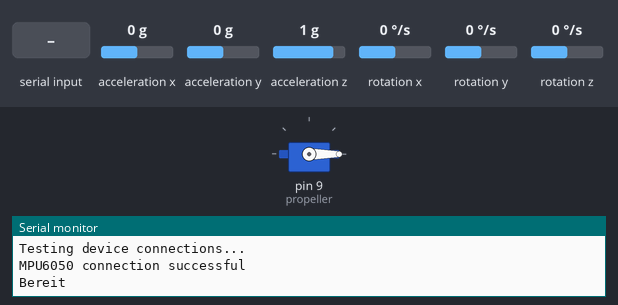
A sketch run on a simulated Arduino Uno, built with avr-gcc and run on an emulated ATmega328P. Parts: servo, the last lines printed to the serial monitor. Inputs (shaded band) come from the test bench; at power-on: acceleration x 0 g, acceleration y 0 g, acceleration z 1 g, rotation x 0 °/s, rotation y 0 °/s, rotation z 0 °/s.

Above: at 1.2 s.
1.3 s: "90,45\n" received over Serial
At 1.9 s:
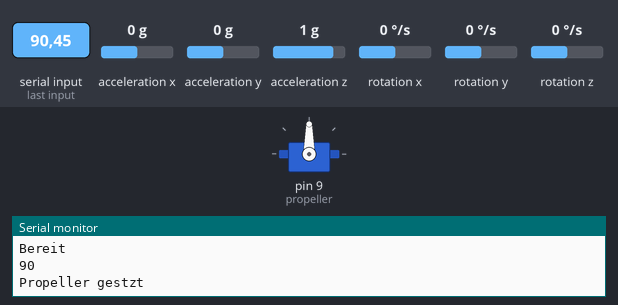
2.8 s: "a90\n" received over Serial
At 3.2 s:
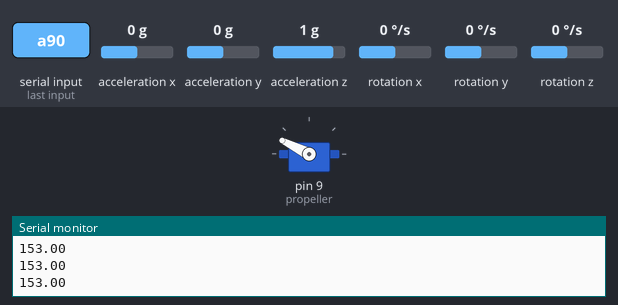
4.3 s: "1\n" received over Serial
At 4.9 s:
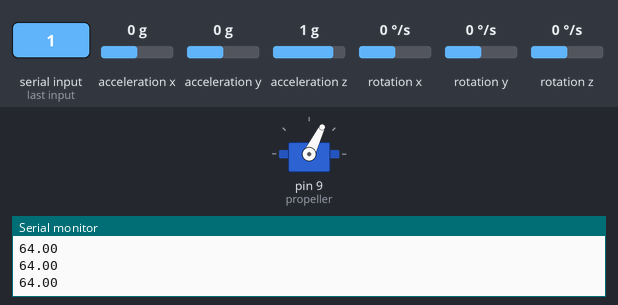
5.8 s: acceleration x set to 0.8 g
At 6.6 s:
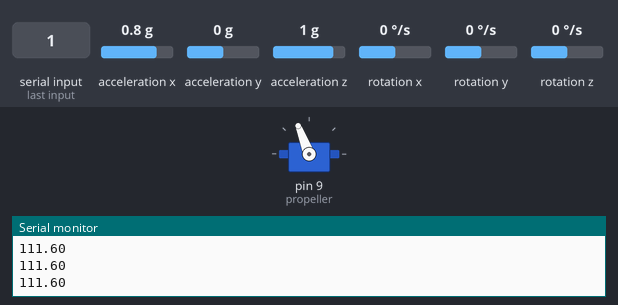
7.3 s: acceleration x set to -0.1 g
At 8.5 s:
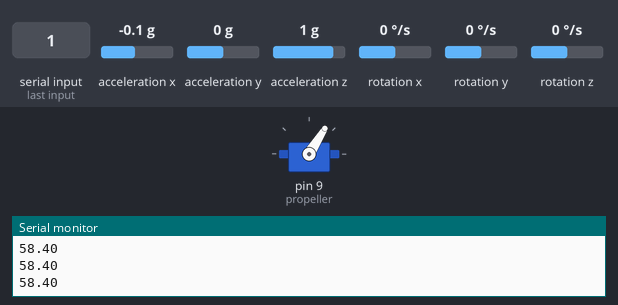
8.8 s: acceleration x set to 0 g
At 9.6 s:
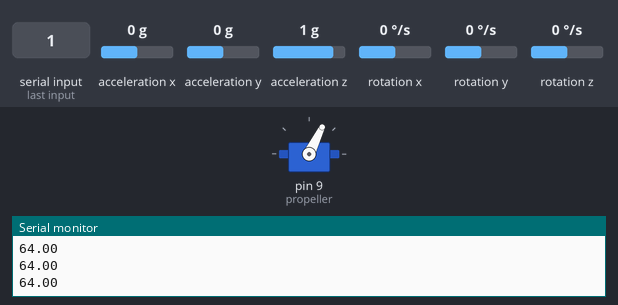
Timing chart, 0 to 11.3 s (numbered marks = the images above; inputs shaded):
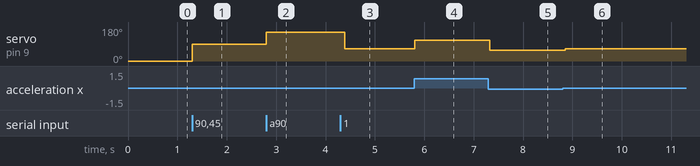

The sketch:

PropelleransteuerungGyro.ino
```cpp
#include <Servo.h>
#include "I2Cdev.h"
#include "MPU6050.h"

Servo propeller;
int pos=0;
char buf[20];
uint8_t cbuf=0;
MPU6050 accelgyro;
int16_t ax, ay, az;
int16_t gx, gy, gz;
uint8_t drehzahl = 100;
uint8_t reglerOn = 0;

void setup() {
  propeller.attach(9);
  propeller.write(0);
  Serial.begin(115200); //serielle schnittstelle mit der baud rate 115200 initialisieren
  Serial.println("Initializing I2C devices...");
    accelgyro.initialize();
    Serial.println("Testing device connections...");
    Serial.println(accelgyro.testConnection() ? "MPU6050 connection successful" : "MPU6050 connection failed");

  Serial.println("Bereit"); //controller bereit
}

void loop()
{
int16_t result=parse();

if(result > 0)
{
  Serial.println(result);
  if((result>=0) && (result<=180)) {
    propeller.write(result);
    drehzahl = result;
    Serial.println("Propeller gestzt");
  }
}
else if(result == -2)
{
  if(reglerOn == 0)
  {
    reglerOn = 1;
    Serial.println("GyroRegler an");
  }
  else
  {
    reglerOn = 0;
    Serial.println("GyroRegler aus");
  }

}
if(reglerOn == 1) {

    accelgyro.getMotion6(&ax, &ay, &az, &gx, &gy, &gz);

    uint8_t drehGyro = 90+int8_t(ax/190);
    Serial.println(drehzahl + 0.7*drehGyro);
    propeller.write(drehzahl + 0.7*drehGyro);

    delay(50);
  }

}

int16_t parse()
{

  if(Serial.available()>0) {
    buf[cbuf]=Serial.read();

    if(buf[cbuf] == 'a')
    {
      return -2;
    }

    else if(buf[cbuf]==0x0A) {
      //zahl lesewn
      //Serial.println("Neue Zeile erkannt:");
      buf[cbuf]=0x00;
      int16_t paresei=atoi(buf);
      //Serial.println(paresei);
      clearbuf();
      cbuf=0;
      return(paresei);
    }

    else{
    cbuf++;
    if(cbuf>=20) {
      clearbuf();
      cbuf=0;
      Serial.println("Ueberlauf");
    }
    }

  }
  return(-1);
}


void clearbuf() {
  for(uint8_t cnt=0; cnt<20; cnt++) {
    buf[cnt]=0;
  }
}
```

Measured:
- after the input at 1.3 s, servo on pin 9 (propeller): 0° → 90° at once
- after the input at 2.8 s, servo on pin 9 (propeller): 90° → 153° at once
- after the input at 4.3 s, servo on pin 9 (propeller): 153° → 64° after 0.09 s
- after the input at 5.8 s, servo on pin 9 (propeller): 64° → 111° at once
- after the input at 7.3 s, servo on pin 9 (propeller): 111° → 58° at once
- after the input at 8.8 s, servo on pin 9 (propeller): 58° → 64° after 0.06 s
